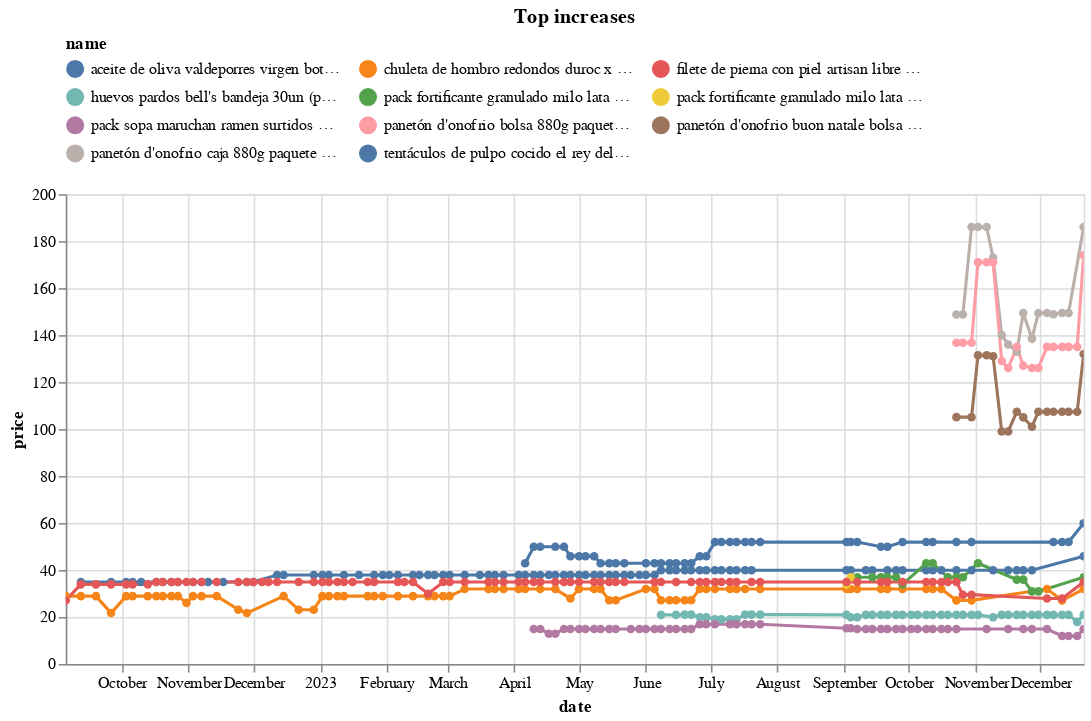

The code cell stored with this chart in its notebook:
### Code cell
(top_changes_abs
 .sort_values('change')
 .tail(10)
 .pipe(plot_changes, 'Top increases')
)

### Figure 1 — Vega-Lite specification as saved in the notebook (floating-point values rounded to 4 significant figures; data arrays with more than 128 entries replaced by an {"elided": "..."} marker saying what was removed)
{"config": {"view": {"continuousWidth": 300, "continuousHeight": 300}, "legend": {"columns": 3, "orient": "top"}}, "data": {"name": "data-3a702d8906a29ddbeb33db11dac87088"}, "mark": {"type": "line", "point": true}, "encoding": {"color": {"field": "name", "scale": {"domain": ["aceite de oliva valdeporres virgen botella 1l (plaza_vea)", "chuleta de hombro redondos duroc x kg (plaza_vea)", "filete de pierna con piel artisan libre de antibióticos x kg (plaza_vea)", "huevos pardos bell's bandeja 30un (plaza_vea)", "pack fortificante granulado milo lata 940g + bebida vegetal nature's heart origen caja 946ml (plaza_vea)", "pack fortificante granulado milo lata 940g + bebida vegetal natures heart origen caja 946ml (plaza_vea)", "pack sopa maruchan ramen surtidos x 3un + bowl (plaza_vea)", "panetón d'onofrio bolsa 880g paquete 6un (plaza_vea)", "panetón d'onofrio buon natale bolsa 750g paquete 6un (plaza_vea)", "panetón d'onofrio caja 880g paquete 6un (plaza_vea)", "tentáculos de pulpo cocido el rey del pulpo x kg (plaza_vea)"]}, "type": "nominal"}, "tooltip": [{"field": "name", "type": "nominal"}, {"field": "price", "type": "quantitative"}, {"field": "last_price", "type": "quantitative"}], "x": {"field": "date", "type": "temporal"}, "y": {"field": "price", "type": "quantitative"}}, "params": [{"name": "param_11", "select": {"type": "point", "fields": ["name"]}, "bind": "legend"}, {"name": "param_12", "select": {"type": "interval", "encodings": ["x", "y"]}, "bind": "scales"}], "title": "Top increases", "transform": [{"filter": {"param": "param_11"}}], "width": 650, "$schema": "https://vega.github.io/schema/vega-lite/v5.16.3.json", "datasets": {"data-3a702d8906a29ddbeb33db11dac87088": {"elided": "455 records"}}}
